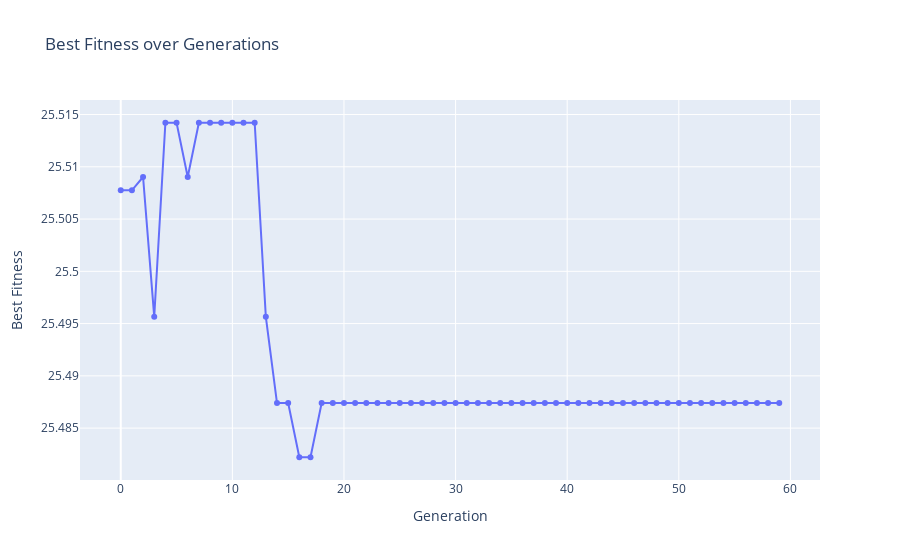

This figure's notebook cell:
### Code cell
fig = go.Figure()
fig.add_trace(go.Scatter(x=list(range(ga.max_iter)), y=ga.generation_best_Y, mode='lines+markers', name='Best Fitness'))
fig.update_layout(
    title='Best Fitness over Generations',
    xaxis_title='Generation',
    yaxis_title='Best Fitness'    
)
fig.show()

### Figure 1 — Plotly figure (JSON) as saved in the notebook; plotly's stock layout.template omitted (floating-point values rounded to 4 significant figures)
{"data": [{"mode": "lines+markers", "name": "Best Fitness", "type": "scatter", "x": [0, 1, 2, 3, 4, 5, 6, 7, 8, 9, 10, 11, 12, 13, 14, 15, 16, 17, 18, 19, 20, 21, 22, 23, 24, 25, 26, 27, 28, 29, 30, 31, 32, 33, 34, 35, 36, 37, 38, 39, 40, 41, 42, 43, 44, 45, 46, 47, 48, 49, 50, 51, 52, 53, 54, 55, 56, 57, 58, 59], "y": [25.51, 25.51, 25.51, 25.5, 25.51, 25.51, 25.51, 25.51, 25.51, 25.51, 25.51, 25.51, 25.51, 25.5, 25.49, 25.49, 25.48, 25.48, 25.49, 25.49, 25.49, 25.49, 25.49, 25.49, 25.49, 25.49, 25.49, 25.49, 25.49, 25.49, 25.49, 25.49, 25.49, 25.49, 25.49, 25.49, 25.49, 25.49, 25.49, 25.49, 25.49, 25.49, 25.49, 25.49, 25.49, 25.49, 25.49, 25.49, 25.49, 25.49, 25.49, 25.49, 25.49, 25.49, 25.49, 25.49, 25.49, 25.49, 25.49, 25.49]}], "layout": {"title": {"text": "Best Fitness over Generations"}, "xaxis": {"title": {"text": "Generation"}}, "yaxis": {"title": {"text": "Best Fitness"}}}}
